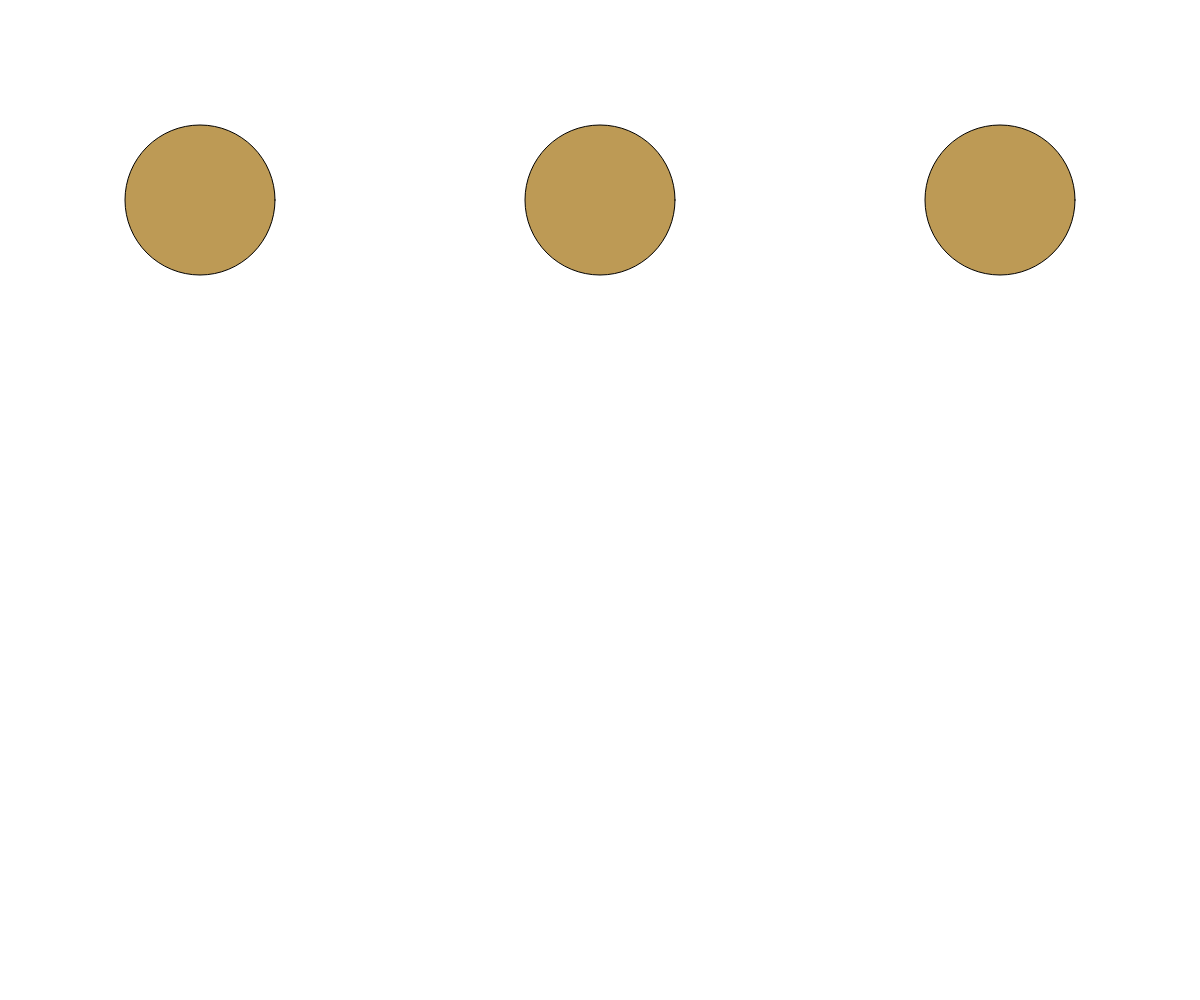
Frame 1 (no input)
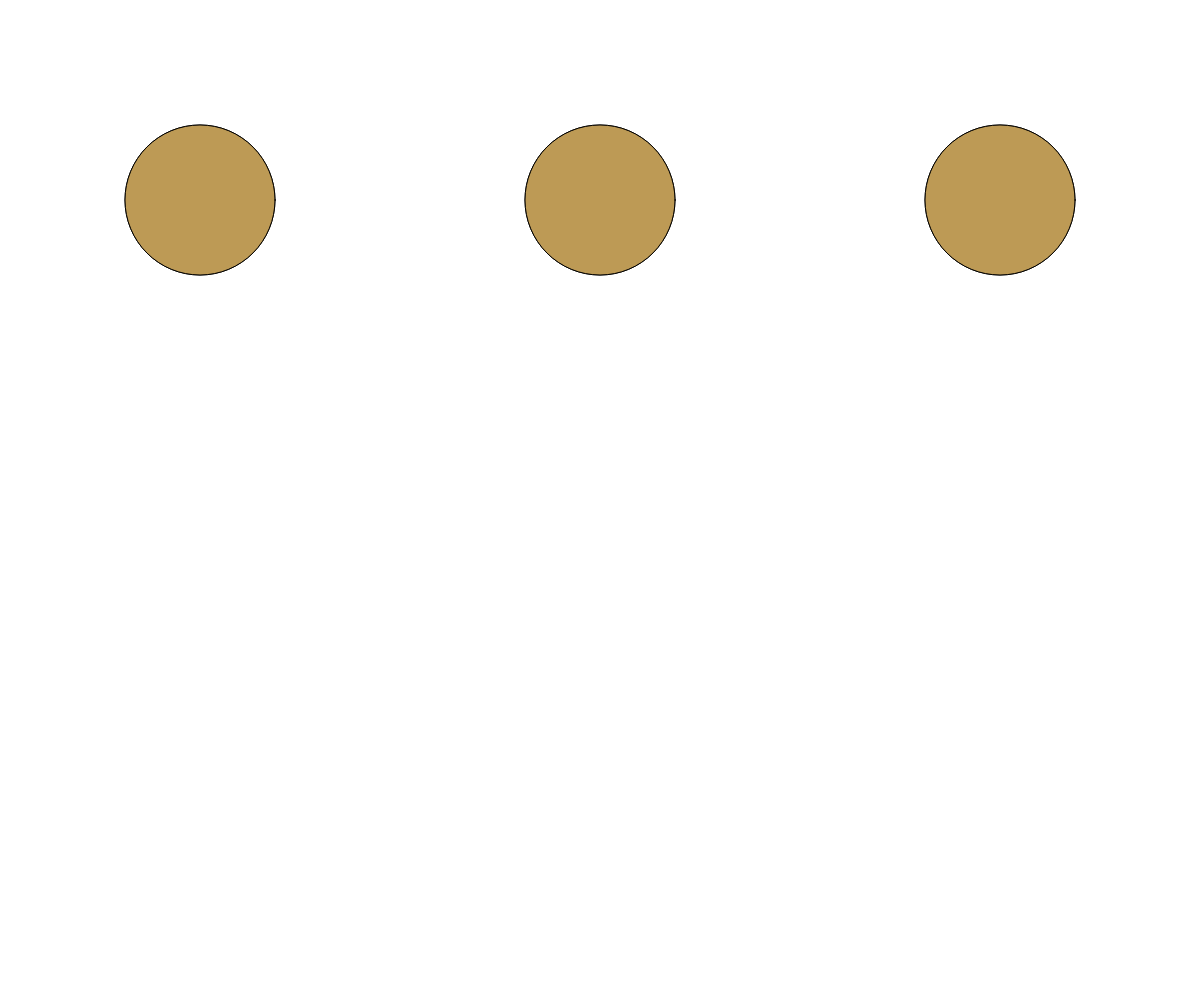
Frame 2 (the mouse pressed at the canvas centre, redrawn once)

The p5.js sketch that drew these frames (run headless with seeded random() and noise() and a simulated clock; the mouse was pressed at the canvas centre and the sketch redrawn once):

// p5.js sketch
// ── sketch.js
var resultado
var ax,ay
var x,y
var mitadW,mitadH
var trozos,repartir 

function setup() {
  createCanvas(windowWidth, windowHeight)
  mitadW=windowWidth/2
  mitadH=windowHeight/2
}

function cortarPizzas(){
	
  trozos=document.getElementById("trozos").value
  repartir = parseInt(trozos)

  if(repartir>1){

	let radio=75
	let grados=360/trozos
	let auxiliar=grados

	let xCentroP1 = 200
	let xCentroP2= mitadW
	let xCentroP3 = windowWidth-200
	let yCentro = 200

	draw()


    while(grados<=360){
     
      let x2=radio*Math.cos(grados* Math.PI / 180)
      let y2=radio*Math.sin(grados * Math.PI / 180)

	  let x2P1=xCentroP1+x2;
	  let x2P2 = xCentroP2 + x2
	  let x2P3 = xCentroP3 + x2;
	  y2=yCentro+y2;
	  
	  x2P1=floor(x2P1)
	  x2P2=floor(x2P2)
	  x2P3 = floor(x2P3)
	  y2=floor(y2)

	  ecuacionPuntoPendiente(xCentroP1,yCentro,x2P1,y2);
	  ecuacionPuntoPendiente(xCentroP1,yCentro,x2P1,y2);
	  ecuacionPuntoPendiente(xCentroP1,yCentro,x2P1,y2);
	  AlgoritmoDDA(xCentroP2,yCentro,x2P2,y2)
	  AlgoritmoBresenham(xCentroP3,yCentro,x2P3,y2)
        
      grados+=auxiliar;
    } 

  }

}

function draw() {//Función para pintar las pizzas 
  
  ellipseMode(CENTER)
  fill('#bd9a55')

  ellipse(200,200,150,150)//Pizza 1
  ellipse(mitadW, 200, 150, 150)//Pizza 2
  ellipse(windowWidth-200,200,150,150)//Pizza 3
  noLoop()
 

}

function AlgoritmoDDA(x1, y1, x2, y2) {

	let dx=x2-x1
	let dy=y2-y1
  
	let limite
	if(Math.abs(dx)>Math.abs(dy))
	  limite=Math.abs(dx)
	else
	  limite=Math.abs(dy)
  
	let xi=dx/limite
	let yi=dy/limite
  
	let x=x1
	let y= y1
	
	for(let i=0;i<limite;i++){
	  point(x, y)
	  x+=xi
	  y+=yi
	}
  
	
}

function AlgoritmoBresenham(x1, y1, x2, y2) {

  //Variables para guardar los pasos en x/y
  let pY
  let pX
  

  // Variables para el Algoritmo Bresenham
	let x
	let y
	let p
	let incE
	let incNE

	let dx = x2 - x1
	let dy = y2 - y1


  /* determinar que punto usar para empezar*/
	if(dy < 0) {
		dy = -dy
		pY = -1
	}else{
		pY = 1
	}

	if(dx < 0) {
		dx = -dx
		pX = -1
	}else{
		pX = 1
	}

	x = x1
	y = y1
	
	point(x,y)


	//Se dibujan los puntos de la linea
	if(dx > dy) {
		
		
		p = 2 * dy - dx
		incE = 2 * dy
		incNE = 2 * (dy - dx)

		while(x != x2) {
			x += pX

			if(p < 0) {
				p += incE
			}else {
				y += pY
				p += incNE
			}

			point(x,y)
		}
	
	}else{
		
		p = 2 * dx - dy
		incE = 2 * dx
		incNE = 2 * (dx - dy)

		while(y != y2) {
			y += pY

			if(p < 0) {
				p += incE
			}else {
				x += pX
				p += incNE
			}
			point(x,y)
	  }
	
  }
}

function ecuacionPuntoPendiente(x1,y1,x2,y2){


	if(x2<x1){
		let aux=x2;
		x2=x1;
		x1=aux

		aux = y2
		y2=y1
		y1=aux
	}

	const dx = x2 - x1
	const dy = y2 - y1

	const m = dy / dx
	const b = y1 - (m * x1)

	
  point( x1, y1 )
  
	if(x1===x2){
	
		if(y1>y2)
		{
			let aux=y1;
			y1=y2;
			y2=aux
		}
		let y = y1 + 1
		while(y!=y2)
		{
			point(x1,y)
			y++
		}

	}
	else{

		let x = x1+ 1
		let y = m * x + b
		
		while(x !=x2){
			y = m * x + b
			y = floor(y)
			point(x, y)
			x++
		}
  }
  
}
